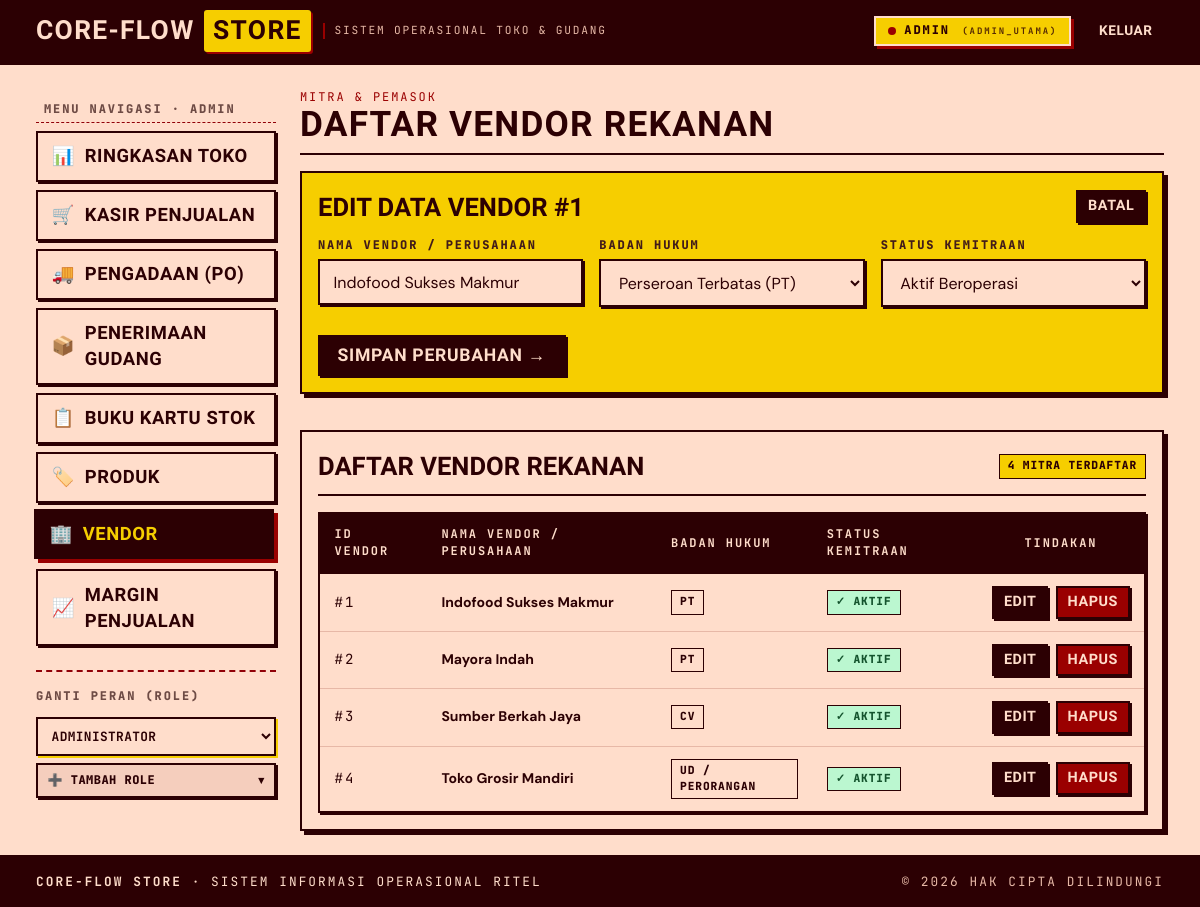
The page /vendor.php?edit=1 on the database its author committed.
### tables this page shows
CREATE TABLE IF NOT EXISTS vendor (
    idvendor INT AUTO_INCREMENT PRIMARY KEY,
    nama_vendor VARCHAR(100) NOT NULL,
    badan_hukum CHAR(1) NOT NULL,
    status CHAR(1) DEFAULT 'A'
);

### vendor.php (the view, shortened to what this page needs)
<?php
require_once __DIR__ . '/config/database.php';
$editVendor = null;
if (isset($_GET['edit'])) {
    $editId = (int)$_GET['edit'];
    $stmtEdit = $pdo->prepare("SELECT * FROM vendor WHERE idvendor = ?");
    $stmtEdit->execute([$editId]);
    $editVendor = $stmtEdit->fetch();
}
include __DIR__ . '/includes/header.php';
include __DIR__ . '/includes/sidebar.php';
$vendors = $pdo->query("SELECT id, nama, badan_hukum, status
                        FROM v_vendor
                        ORDER BY id ASC")->fetchAll();
?>
<div class="c-card-header" style="margin-bottom: var(--space-md);">
  <div>
    <div class="mono" style="color: var(--color-accent-2); font-size: 0.75rem;">MITRA &amp; PEMASOK</div>
    <h1 class="dsp" style="font-size: 2.2rem; margin: 0;">Daftar Vendor Rekanan</h1>
  </div>
</div>
<?php if ($editVendor): ?>
  <div class="c-card c-card--mustard" style="margin-bottom: var(--space-xl); border: 2px solid var(--color-ink);">
    <div style="display:flex; justify-content:space-between; align-items:center; margin-bottom:var(--space-sm);">
      <h2 class="c-card-title">Edit Data Vendor #<?= $editVendor['idvendor'] ?></h2>
      <a href="vendor.php" class="btn btn-sm btn-secondary">Batal</a>
    </div>
    <form method="POST" action="vendor.php">
      <div style="display:grid; grid-template-columns:repeat(auto-fit, minmax(220px, 1fr)); gap:var(--space-md);">
        <div class="form-group">
          <label class="form-label">Nama Vendor / Perusahaan</label>
          <input type="text" name="nama_vendor" class="form-control" value="<?= htmlspecialchars($editVendor['nama_vendor']) ?>" required>
        </div>
        <div class="form-group">
          <label class="form-label">Badan Hukum</label>
          <select name="badan_hukum" class="form-control" required>
            <option value="P" <?= $editVendor['badan_hukum'] === 'P' ? 'selected' : '' ?>>Perseroan Terbatas (PT)</option>
          </select>
        </div>
        <div class="form-group">
          <label class="form-label">Status Kemitraan</label>
          <select name="status" class="form-control" required>
            <option value="A" <?= $editVendor['status'] === 'A' ? 'selected' : '' ?>>Aktif Beroperasi</option>
          </select>
        </div>
      </div>
      <button type="submit" class="btn btn-secondary" style="margin-top:var(--space-sm);">Simpan Perubahan &rarr;</button>
    </form>
  </div>
<?php endif; ?>
<div class="c-card">
  <div class="c-card-header">
    <h2 class="c-card-title">Daftar Vendor Rekanan</h2>
    <span class="mono badge badge-active"><?= count($vendors) ?> Mitra Terdaftar</span>
  </div>
  <div class="table-responsive">
    <table class="c-table">
      <thead>
        <tr>
          <th>ID Vendor</th>
          <th>Nama Vendor / Perusahaan</th>
          <th>Badan Hukum</th>
          <th>Status Kemitraan</th>
          <th style="text-align:center;">Tindakan</th>
        </tr>
      </thead>
      <tbody>
        <?php foreach ($vendors as $v):
          $vId = $v['id'] ?? $v['idvendor'];
          $vNama = $v['nama'] ?? $v['nama_vendor'];
        ?>
          <tr style="<?= $v['status'] === 'N' ? 'opacity:0.6; background:#f5f5f5;' : '' ?>">
            <td class="mono">#<?= $vId ?></td>
            <td><strong><?= htmlspecialchars($vNama) ?></strong></td>
            <td>
              <span class="mono badge">
                <?= $v['badan_hukum'] === 'P' ? 'PT' : ($v['badan_hukum'] === 'C' ? 'CV' : 'UD / Perorangan') ?>
              </span>
            </td>
            <td>
              <span class="mono badge <?= $v['status'] === 'A' ? 'badge-inflow' : 'badge-outflow' ?>">
                <?= $v['status'] === 'A' ? '✓ Aktif' : 'Nonaktif' ?>
              </span>
            </td>
            <td style="text-align:center; white-space:nowrap;">
              <a href="vendor.php?edit=<?= $vId ?>" class="btn btn-sm btn-secondary" title="Edit Data Vendor">
                Edit
              </a>
              <a href="vendor.php?hapus=<?= $vId ?>" class="btn btn-sm btn-danger" style="margin-left:0.25rem;" onclick="return confirm('Apakah Anda yakin ingin menghapus vendor \'<?= htmlspecialchars(addslashes($vNama)) ?>\'?')" title="Hapus Vendor">
                Hapus
              </a>
            </td>
          </tr>
        <?php endforeach; ?>
      </tbody>
    </table>
  </div>
</div>
<?php include __DIR__ . '/includes/footer.php'; ?>

### tokens.css (style rules this page uses)
:root { color-scheme: light; --font-display: "Big Shoulders Display", "Anton", "Arial Black", ui-sans-serif, sans-serif; --font-body: "DM Sans", system-ui, -apple-system, sans-serif; --font-label: "JetBrains Mono", ui-monospace, monospace; --text-xs: 0.75rem; --text-sm: 0.875rem; --text-base: 1rem; --text-md: 1.125rem; --text-lg: 1.375rem; --text-xl: 1.875rem; --text-2xl: 2.5rem; --text-3xl: 3.5rem; --text-marquee: clamp(3.5rem, 9vw + 1rem, 8.5rem); --text-display: clamp(2.5rem, 6vw + 0.5rem, 5rem); --text-display-s: clamp(1.75rem, 3.5vw + 0.5rem, 3rem); --display-weight: 800; --display-width: 110; --display-style: normal; --lh-tight: 0.88; --lh-snug: 1.05; --lh-normal: 1.42; --lh-relaxed: 1.58; --tracking-display: 0.035em; --tracking-tight: -0.01em; --tracking-normal: 0; --tracking-label: 0.16em; --color-paper: oklch(92% 0.045 50); --color-paper-2: oklch(88% 0.050 45); --color-paper-3: oklch(82% 0.060 40); --color-rule: oklch(40% 0.18 25); --color-rule-2: oklch(18% 0.08 20); --color-muted: oklch(45% 0.05 30); --color-neutral: oklch(35% 0.06 25); --color-ink-2: oklch(28% 0.060 25); --color-ink: oklch(18% 0.080 20); --color-accent: oklch(86% 0.18 95); --color-accent-2: oklch(40% 0.21 25); --color-accent-ink: oklch(18% 0.080 20); --color-success: oklch(65% 0.18 145); --color-warning: oklch(75% 0.18 75); --color-danger: oklch(45% 0.22 28); --color-focus: oklch(40% 0.21 25); --space-3xs: 0.125rem; --space-2xs: 0.25rem; --space-xs: 0.5rem; --space-sm: 0.75rem; --space-md: 1rem; --space-lg: 1.5rem; --space-xl: 2.25rem; --space-2xl: 3.5rem; --space-3xl: 5rem; --page-max: 86rem; --page-gutter: clamp(1rem, 3vw, 2.25rem); --rule-hair: 1px; --rule-fine: 2px; --border-thick: 2px solid var(--color-ink); --border-heavy: 3px solid var(--color-ink); --radius-sm: 3px; --radius-card: 6px; --radius-pill: 999px; --shadow-sm: 2px 2px 0 var(--color-ink); --shadow-card: 4px 4px 0 var(--color-ink); --shadow-card-hover: 7px 7px 0 var(--color-accent-2); --shadow-heavy: 6px 6px 0 var(--color-ink); --ease-out: cubic-bezier(0.16, 1, 0.3, 1); --dur-micro: 120ms; --dur-short: 220ms; --dur-marquee: 34s; --z-base: 1; --z-sidebar: 100; --z-sticky-nav: 300; --z-modal: 1000; }

### rows shown on the page
vendor: idvendor "1", nama_vendor "Indofood Sukses Makmur", badan_hukum "Perseroan Terbatas (PT)", status "Aktif Beroperasi"

### other values the page prints
$currentRole "ADMIN"
$currentUser['username'] "ADMIN_UTAMA"
$m['icon'] "📊"
$m['label'] "RINGKASAN TOKO"
$m['icon'] "🛒"
$m['label'] "KASIR PENJUALAN"
$m['icon'] "🚚"
$m['label'] "PENGADAAN (PO)"
$m['icon'] "📦"
$m['label'] "PENERIMAAN GUDANG"
$m['icon'] "📋"
$m['label'] "BUKU KARTU STOK"
$m['icon'] "🏷️"
$m['label'] "PRODUK"
$m['icon'] "🏢"
